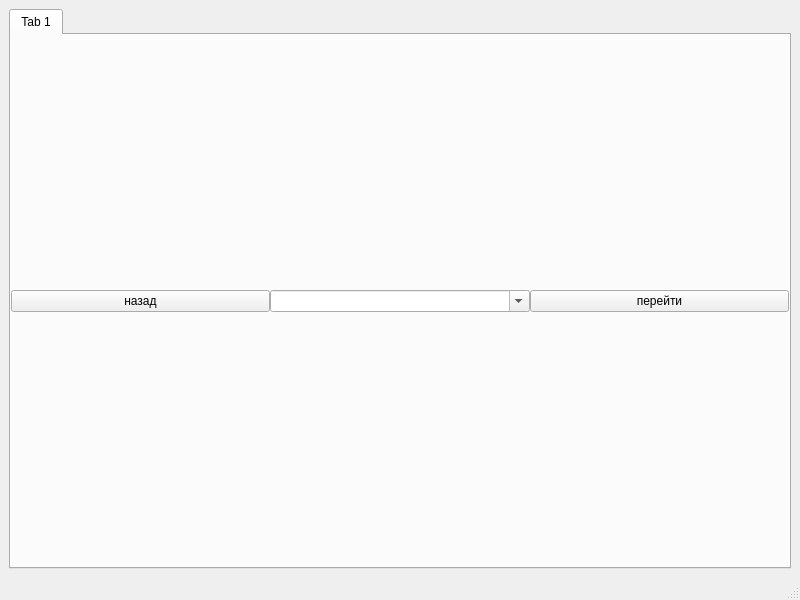
<?xml version="1.0" encoding="UTF-8"?>
<ui version="4.0">
 <class>MainWindow_web_browser</class>
 <widget class="QMainWindow" name="MainWindow_web_browser">
  <property name="geometry">
   <rect>
    <x>0</x>
    <y>0</y>
    <width>800</width>
    <height>600</height>
   </rect>
  </property>
  <property name="windowTitle">
   <string>MainWindow</string>
  </property>
  <widget class="QWidget" name="centralwidget">
   <layout class="QVBoxLayout" name="verticalLayout_2">
    <item>
     <widget class="QTabWidget" name="tabWidget">
      <property name="currentIndex">
       <number>0</number>
      </property>
      <widget class="QWidget" name="tab">
       <attribute name="title">
        <string>Tab 1</string>
       </attribute>
       <layout class="QVBoxLayout" name="verticalLayout">
        <property name="spacing">
         <number>0</number>
        </property>
        <property name="leftMargin">
         <number>0</number>
        </property>
        <property name="topMargin">
         <number>0</number>
        </property>
        <property name="rightMargin">
         <number>0</number>
        </property>
        <property name="bottomMargin">
         <number>0</number>
        </property>
        <item>
         <layout class="QHBoxLayout" name="horizontalLayout">
          <item>
           <widget class="QPushButton" name="pushButton_back">
            <property name="text">
             <string>назад</string>
            </property>
           </widget>
          </item>
          <item>
           <widget class="QComboBox" name="comboBox">
            <property name="editable">
             <bool>true</bool>
            </property>
           </widget>
          </item>
          <item>
           <widget class="QPushButton" name="pushButton_load">
            <property name="text">
             <string>перейти</string>
            </property>
           </widget>
          </item>
         </layout>
        </item>
       </layout>
      </widget>
     </widget>
    </item>
   </layout>
  </widget>
  <widget class="QMenuBar" name="menubar">
   <property name="geometry">
    <rect>
     <x>0</x>
     <y>0</y>
     <width>800</width>
     <height>20</height>
    </rect>
   </property>
  </widget>
  <widget class="QStatusBar" name="statusbar"/>
 </widget>
 <resources/>
 <connections/>
</ui>
